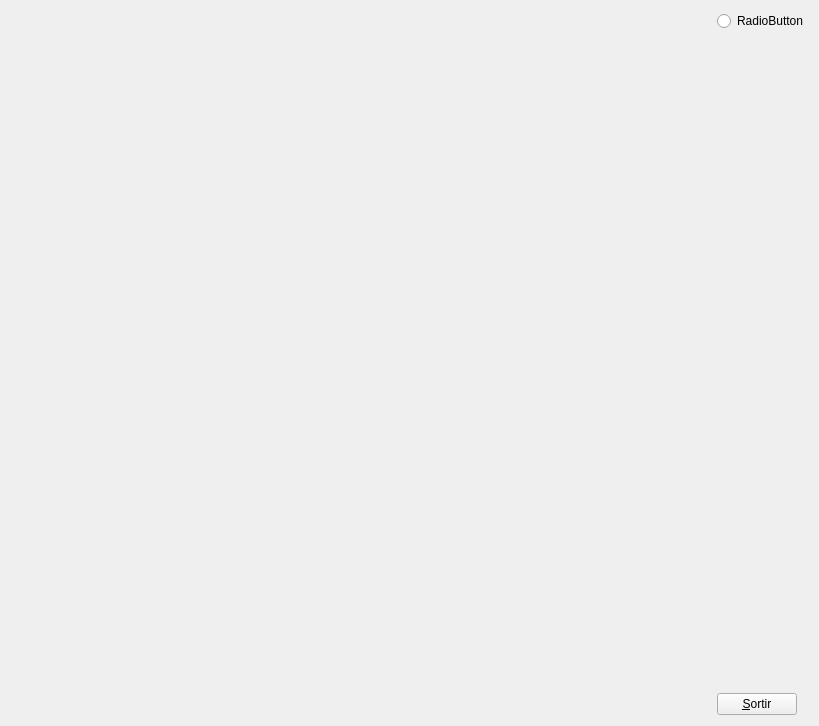
<?xml version="1.0" encoding="UTF-8"?>
<ui version="4.0">
 <class>MyForm</class>
 <widget class="QWidget" name="MyForm">
  <property name="geometry">
   <rect>
    <x>0</x>
    <y>0</y>
    <width>819</width>
    <height>726</height>
   </rect>
  </property>
  <property name="windowTitle">
   <string>IDI-Lab</string>
  </property>
  <layout class="QHBoxLayout" name="horizontalLayout">
   <item>
    <widget class="MyGLWidget" name="widget" native="true">
     <property name="sizePolicy">
      <sizepolicy hsizetype="Expanding" vsizetype="Expanding">
       <horstretch>0</horstretch>
       <verstretch>0</verstretch>
      </sizepolicy>
     </property>
     <property name="minimumSize">
      <size>
       <width>50</width>
       <height>50</height>
      </size>
     </property>
    </widget>
   </item>
   <item>
    <layout class="QVBoxLayout" name="verticalLayout">
     <item>
      <widget class="QRadioButton" name="radioButton">
       <property name="text">
        <string>RadioButton</string>
       </property>
      </widget>
     </item>
     <item>
      <spacer name="verticalSpacer">
       <property name="orientation">
        <enum>Qt::Vertical</enum>
       </property>
       <property name="sizeHint" stdset="0">
        <size>
         <width>20</width>
         <height>40</height>
        </size>
       </property>
      </spacer>
     </item>
     <item>
      <widget class="QPushButton" name="pushButton">
       <property name="sizePolicy">
        <sizepolicy hsizetype="Fixed" vsizetype="Fixed">
         <horstretch>0</horstretch>
         <verstretch>0</verstretch>
        </sizepolicy>
       </property>
       <property name="text">
        <string>&amp;Sortir</string>
       </property>
      </widget>
     </item>
    </layout>
   </item>
  </layout>
 </widget>
 <customwidgets>
  <customwidget>
   <class>MyGLWidget</class>
   <extends>QWidget</extends>
   <header>MyGLWidget.h</header>
   <container>1</container>
   <slots>
    <slot>zoom(int)</slot>
    <slot>lego()</slot>
   </slots>
  </customwidget>
 </customwidgets>
 <resources/>
 <connections>
  <connection>
   <sender>pushButton</sender>
   <signal>clicked()</signal>
   <receiver>MyForm</receiver>
   <slot>close()</slot>
   <hints>
    <hint type="sourcelabel">
     <x>776</x>
     <y>715</y>
    </hint>
    <hint type="destinationlabel">
     <x>810</x>
     <y>660</y>
    </hint>
   </hints>
  </connection>
  <connection>
   <sender>radioButton</sender>
   <signal>clicked()</signal>
   <receiver>widget</receiver>
   <slot>lego()</slot>
   <hints>
    <hint type="sourcelabel">
     <x>713</x>
     <y>22</y>
    </hint>
    <hint type="destinationlabel">
     <x>602</x>
     <y>34</y>
    </hint>
   </hints>
  </connection>
 </connections>
</ui>
